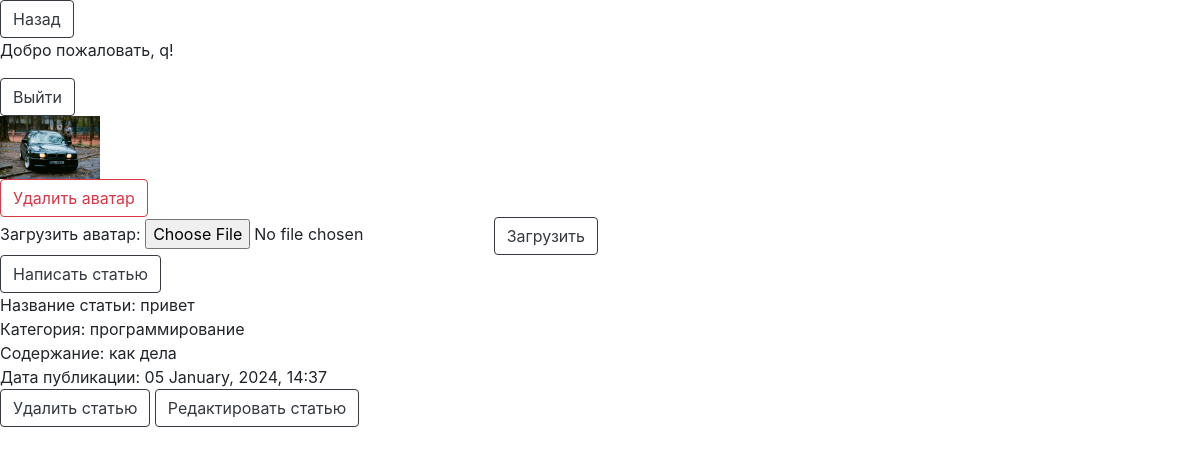
The page /your_profile (signed in) on the database as committed earlier.
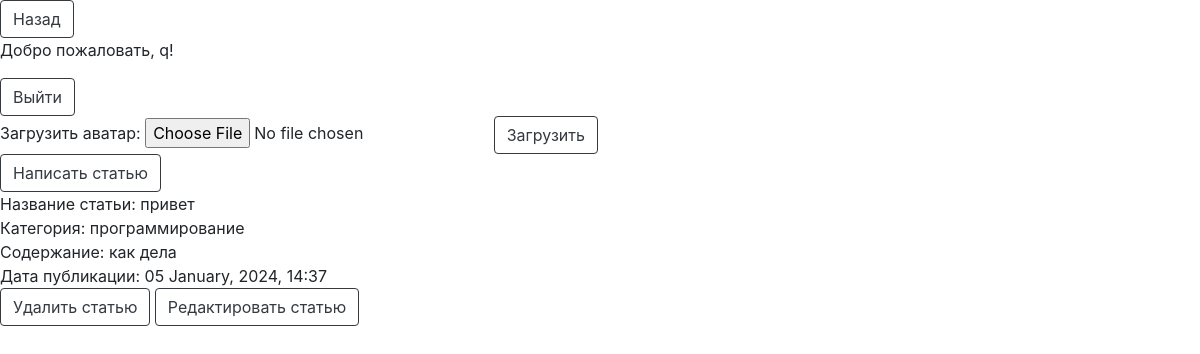
The same page on the database as committed later.
### models.py (models this page shows)
class Base(DeclarativeBase):
    id: Mapped[int_pk]
    created_at: Mapped[datetime] = Column(DateTime, default=utcnow)

class User(Base, UserMixin):
    __tablename__ = 'users'
    username: Mapped[str]
    bio: Mapped[Optional[str]] = Column(String)
    github: Mapped[Optional[str]] = Column(String)
    telegram: Mapped[Optional[str]] = Column(String)
    avatar: Mapped[Optional[str]] = Column(String)
    email: Mapped[str]
    password: Mapped[str]
    articles: Mapped[list['Article']] = relationship(
        back_populates='user',
        cascade='all'
    )

### app.py (the view)
@app.route('/your_profile')
def your_profile_page():
    if current_user.is_authenticated:
        session = SessionFactory()
        current_user_id = current_user.id
        your_articles = session.query(Article).filter_by(user_id=current_user_id).order_by(desc(Article.created_at)).all()
        return render_template('forum/your_profile.html', articles=your_articles)
    return render_template('forum/your_profile.html')

### app.py (called while the page is built)
@login_manager.user_loader
def load_user(id):
    session = SessionFactory()
    return session.query(User).get(int(id))

### templates/forum/your_profile.html (shortened to what this page needs)
<!DOCTYPE html>
<html lang="en">
<head>
    <link rel="stylesheet" href="https://stackpath.bootstrapcdn.com/bootstrap/4.3.1/css/bootstrap.min.css">
</head>
<body>
<button onclick="window.location.href='{{ url_for('main_page') }}';" type="button" class="btn btn-outline-dark">Назад</button>
{% if current_user.is_authenticated %}
   <p>Добро пожаловать, {{ current_user.username }}!</p>
    <button onclick="window.location.href='{{ url_for('logout_page') }}';" type="button" class="btn btn-outline-dark">Выйти</button>
    <br>
    {% if current_user.avatar %}
        <img src="{{ url_for('static', filename=current_user.avatar) }}" alt="Avatar" style="max-width: 100px; max-height: 100px;">
        <form action="{{ url_for('delete_avatar_page') }}" method="post">
            <button type="submit" class="btn btn-outline-danger">Удалить аватар</button>
        </form>
    {% endif %}
    <form action="{{ url_for('upload_avatar_page') }}" method="post" enctype="multipart/form-data">
        <label for="avatar">Загрузить аватар:</label>
        <input type="file" name="avatar" accept=".jpg, .jpeg, .png">
        <button type="submit" class="btn btn-outline-dark">Загрузить</button>
    </form>
    <button onclick="window.location.href='{{ url_for('create_article_page') }}';" type="button" class="btn btn-outline-dark">Написать статью</button>
    {% for article in articles %}
        <div>Название статьи: {{ article.name_of_article }}</div>
        <duv>Категория: {{ article.category }}</duv>
        <div>Содержание: {{ article.text_of_article }}</div>
        <div>Дата публикации: {{ article.created_at.strftime('%d %B, %Y, %H:%M') }}</div>
        <button onclick="window.location.href='{{ url_for('delete_article_page', id=article.id) }}';" type="button" class="btn btn-outline-dark">Удалить статью</button>
        <button onclick="window.location.href='{{ url_for('update_article_page', id=article.id) }}';" type="button" class="btn btn-outline-dark">Редактировать статью</button>
        <br>
    {% endfor %}
{% else %}
   <p>Извините, я вас не знаю.</p>
    <button onclick="window.location.href='{{ url_for('register_page') }}';" type="button" class="btn btn-outline-dark">Регистрация</button>
    <button onclick="window.location.href='{{ url_for('login_page') }}';" type="button" class="btn btn-outline-dark">Войти</button>
{% endif %}
</body>
</html>

Rows that differ between the two databases and show on the page:
changed User: avatar: picture removed; avatar "avatars/scale_1200.jpg" → empty (drawn)
Other text that changed with them:
text no longer shown: "Удалить аватар"
